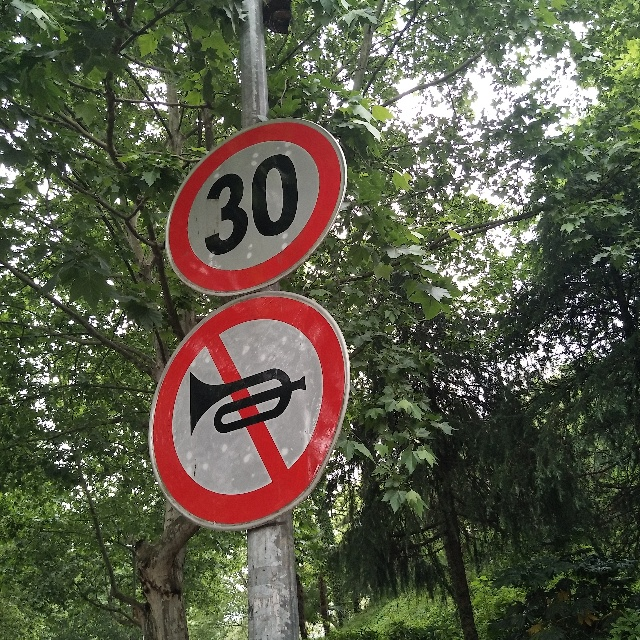
#> input picture traffic-sign-detection-master/data2/test_images/JPEGImages/sign_1022.jpg, 640 x 640 px
$ python -i test_dir.py   (imports and definitions only)   (older library calls are emulated)
#> lines starting #> are read from the running program, lines starting #| are printed output that depends on the picture; after the words box and inside, x2 and y2 are one past the last pixel; in counts of white or black regions, pixels touching at a corner belong together
#> further down, picture is the input picture: shape (640, 640, 3); mean B, G, R 71.6, 89.8, 89.5
import os
import numpy as np
import cv2
from skimage import feature as ft
from sklearn.externals import joblib

cls_names = ["straight", "left", "right", "stop", "nohonk", "crosswalk", "background"]
img_label = {"straight": 0, "left": 1, "right": 2, "stop": 3, "nohonk": 4, "crosswalk": 5, "background": 6}

def preprocess_img(imgBGR, erode_dilate=True):
    """preprocess the image for contour detection.
    Args:
        imgBGR: source image.
        erode_dilate: erode and dilate or not.
    Return:
        img_bin: a binary image (blue and red).

    """
#> called with erode_dilate = True
    rows, cols, _ = imgBGR.shape
#> rows = 640; cols = 640
    imgHSV = cv2.cvtColor(imgBGR, cv2.COLOR_BGR2HSV)
#> imgHSV: shape (640, 640, 3); mean H, S, V 52.4, 82.3, 98.3

    Bmin = np.array([100, 43, 46])
    Bmax = np.array([124, 255, 255])
    img_Bbin = cv2.inRange(imgHSV,Bmin, Bmax)
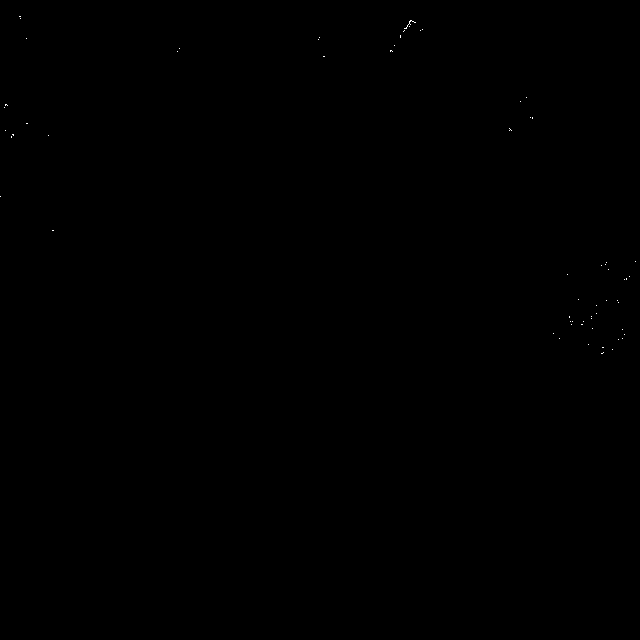
#> img_Bbin: shape (640, 640); 0.03% white in thin lines or dots, all inside (x1, y1, x2, y2) = (0, 16, 636, 354)

    Rmin1 = np.array([0, 43, 46])
    Rmax1 = np.array([10, 255, 255])
    img_Rbin1 = cv2.inRange(imgHSV,Rmin1, Rmax1)
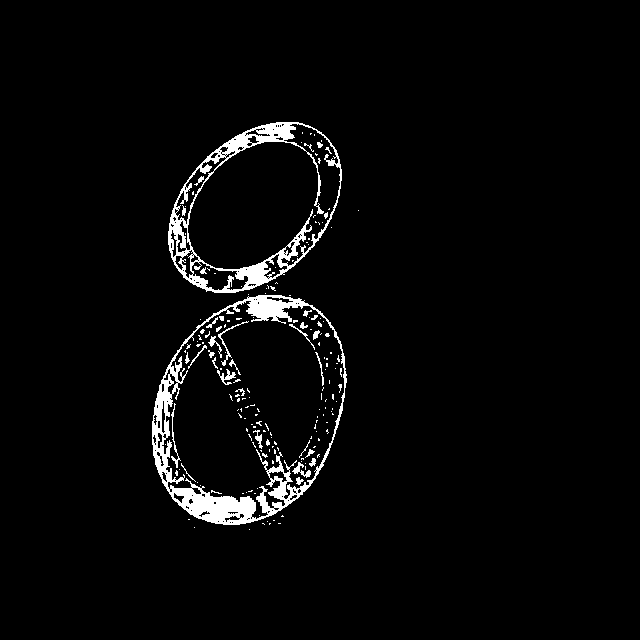
#> img_Rbin1: shape (640, 640); 3.3% white; 182 white regions (149 under 20 px), largest, box (x1, y1, x2, y2) and area: (152, 295, 347, 525) 6446, (168, 122, 342, 293) 4711, (218, 321, 249, 366) 127

    Rmin2 = np.array([156, 43, 46])
    Rmax2 = np.array([180, 255, 255])
    img_Rbin2 = cv2.inRange(imgHSV,Rmin2, Rmax2)
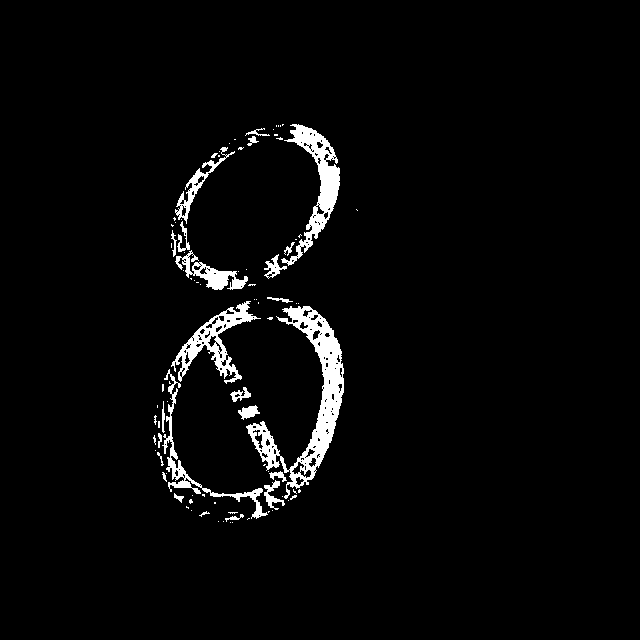
#> img_Rbin2: shape (640, 640); 3.3% white; 90 white regions (65 under 20 px), largest, box (x1, y1, x2, y2) and area: (246, 306, 344, 499) 4557, (281, 124, 340, 266) 2388, (171, 301, 261, 384) 1907
    img_Rbin = np.maximum(img_Rbin1, img_Rbin2)
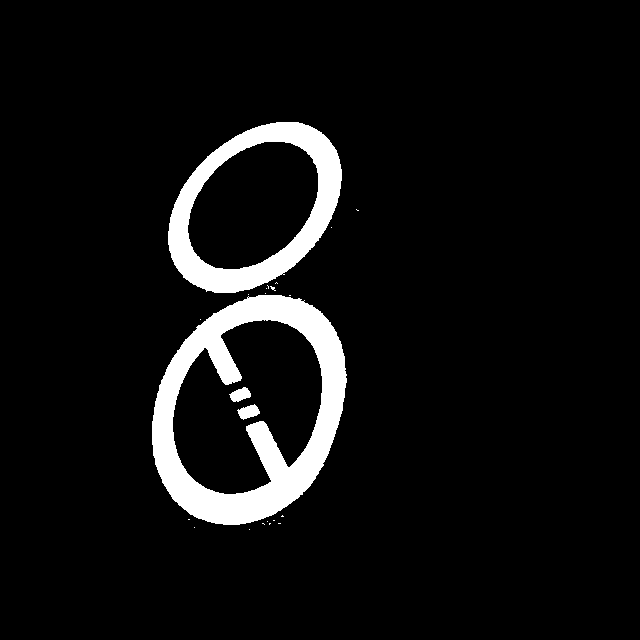
#> img_Rbin: shape (640, 640); 6.6% white; 23 white regions (19 under 20 px), largest, box (x1, y1, x2, y2) and area: (152, 295, 347, 525) 16822, (168, 122, 342, 293) 9658, (237, 404, 260, 420) 224, (229, 387, 251, 402) 211
    img_bin = np.maximum(img_Bbin, img_Rbin)

    if erode_dilate is True:
        kernelErosion = np.ones((9,9), np.uint8)
        kernelDilation = np.ones((9,9), np.uint8)
        img_bin = cv2.erode(img_bin, kernelErosion, iterations=2)
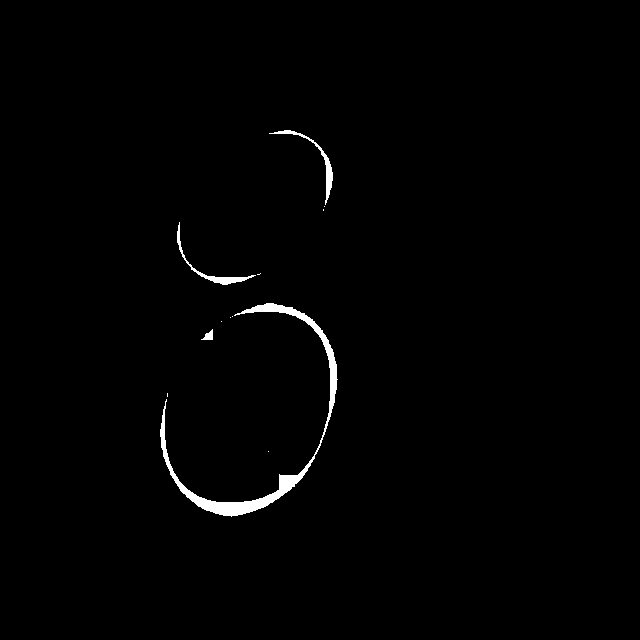
#> img_bin: shape (640, 640); 0.97% white; 12 white regions (8 under 20 px), largest, box (x1, y1, x2, y2) and area: (160, 303, 338, 517) 3049, (177, 222, 256, 285) 417, (269, 130, 333, 205) 413, (201, 329, 213, 340) 72
        img_bin = cv2.dilate(img_bin, kernelDilation, iterations=2)
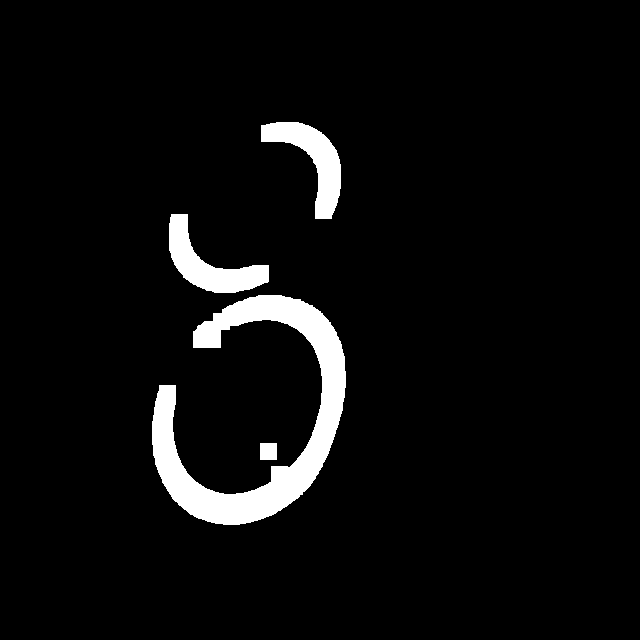
#> img_bin: shape (640, 640); 5% white; 4 white regions, box (x1, y1, x2, y2) and area: (152, 295, 346, 525) 13896, (169, 214, 269, 293) 3093, (261, 122, 341, 219) 3040, (260, 443, 277, 460) 289

    return img_bin


# [150 lines left out: functions contour_detect, draw_rects_on_img, hog_extra_and_svm_class, color_extra_and_svm_class, object_detection_dir, not called in this run]


# [7 lines not run here, left out]

>>> import cv2
>>> picture = cv2.imread('data2/test_images/JPEGImages/sign_1022.jpg')
>>> result = preprocess_img(picture)

$ run again, on traffic-sign-detection-master/data2/test_images/JPEGImages/sign_1139.jpg
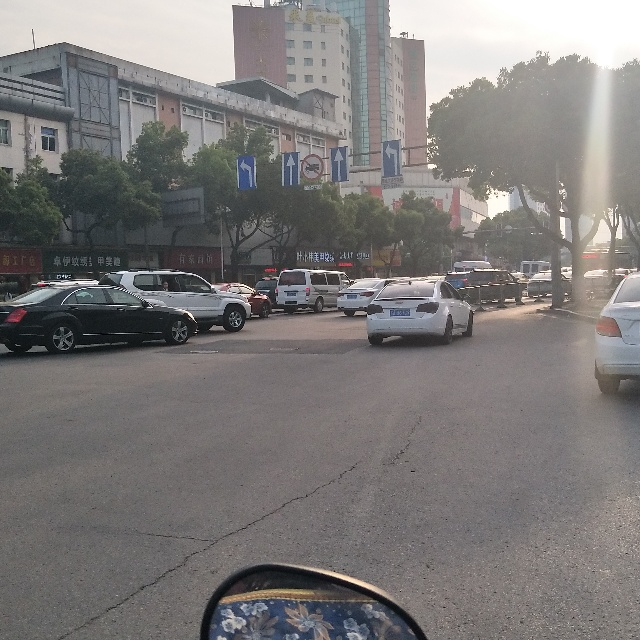
#> input picture traffic-sign-detection-master/data2/test_images/JPEGImages/sign_1139.jpg, 640 x 640 px
#> picture is the input picture: shape (640, 640, 3); mean B, G, R 121.2, 122, 124.9
#> imgHSV: shape (640, 640, 3); mean H, S, V 58, 18.9, 127.1
#> in preprocess_img, `img_Bbin = cv2.inRange(imgHSV,Bmin, Bmax)`:
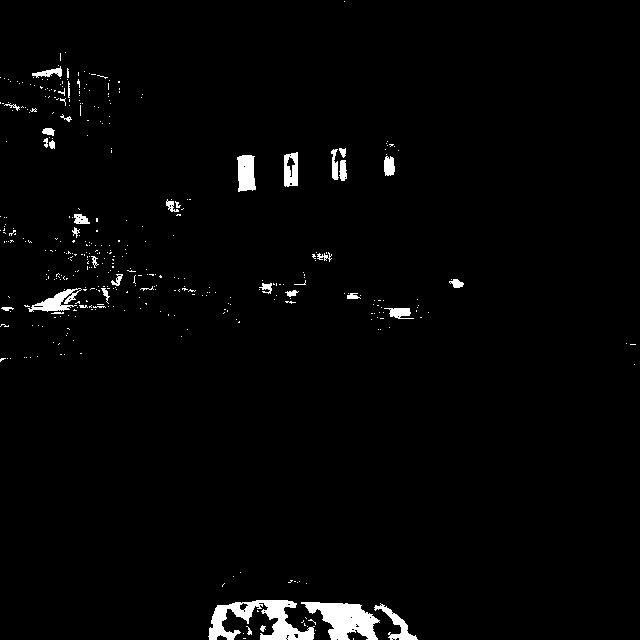
#> img_Bbin: shape (640, 640); 2.1% white; 394 white regions (357 under 20 px), largest, box (x1, y1, x2, y2) and area: (208, 600, 315, 640) 2003, (301, 602, 380, 640) 1696, (237, 155, 256, 192) 577
#> img_Rbin1: shape (640, 640); 0.51% white; 209 white regions (190 under 20 px), largest, box (x1, y1, x2, y2) and area: (0, 251, 38, 270) 372, (595, 318, 618, 334) 275, (389, 250, 400, 265) 121
#> img_Rbin2: shape (640, 640); 0.38% white; 74 white regions (60 under 20 px), largest, box (x1, y1, x2, y2) and area: (0, 249, 41, 273) 451, (4, 307, 27, 323) 219, (452, 191, 460, 226) 169
#> img_Rbin: shape (640, 640); 0.89% white; 223 white regions (197 under 20 px), largest, box (x1, y1, x2, y2) and area: (0, 249, 41, 274) 838, (595, 318, 619, 334) 284, (449, 191, 460, 228) 240
#> in preprocess_img, `img_bin = np.maximum(img_Bbin, img_Rbin)`:
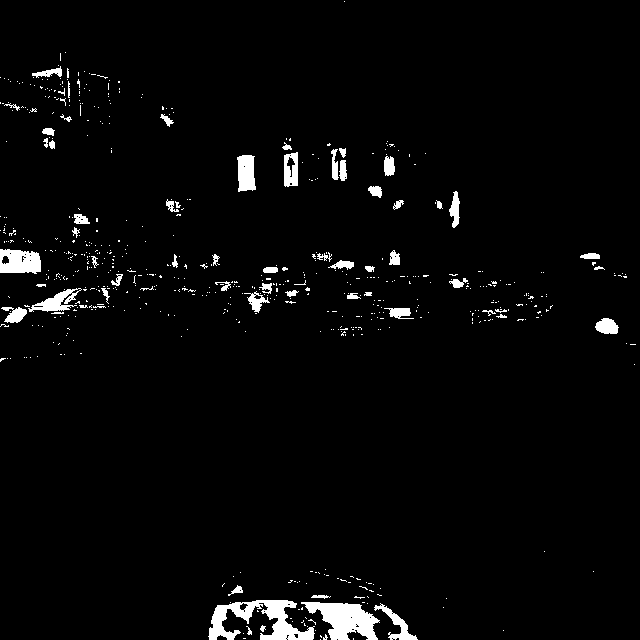
#> img_bin: shape (640, 640); 3% white; 615 white regions (553 under 20 px), largest, box (x1, y1, x2, y2) and area: (208, 600, 315, 640) 2003, (301, 602, 380, 640) 1696, (0, 249, 41, 274) 838

$ run again, on traffic-sign-detection-master/data2/test_images/JPEGImages/sign_1161.jpg
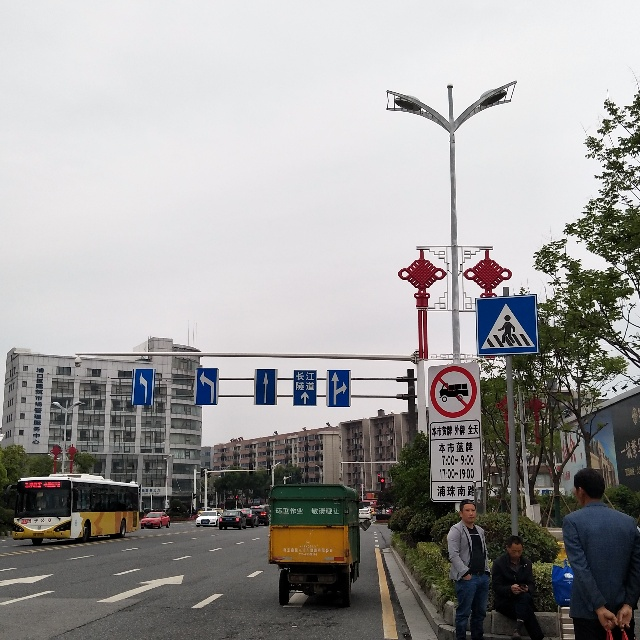
#> input picture traffic-sign-detection-master/data2/test_images/JPEGImages/sign_1161.jpg, 640 x 640 px
#> picture is the input picture: shape (640, 640, 3); mean B, G, R 155.5, 156.3, 158.1
#> imgHSV: shape (640, 640, 3); mean H, S, V 87.8, 33.2, 161.3
#> in preprocess_img, `img_Bbin = cv2.inRange(imgHSV,Bmin, Bmax)`:
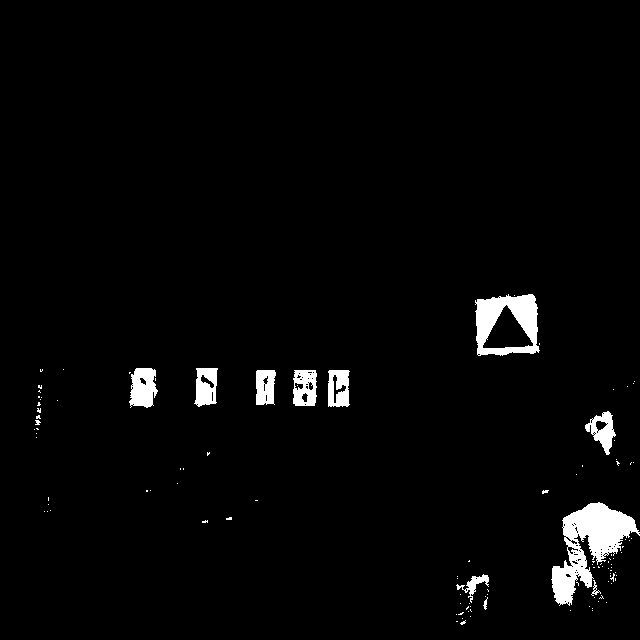
#> img_Bbin: shape (640, 640); 2.7% white; 113 white regions (101 under 20 px), largest, box (x1, y1, x2, y2) and area: (551, 502, 640, 606) 3918, (475, 294, 540, 356) 2320, (129, 368, 158, 408) 860
#> img_Rbin1: shape (640, 640); 1.2% white; 409 white regions (358 under 20 px), largest, box (x1, y1, x2, y2) and area: (596, 604, 632, 640) 562, (255, 427, 340, 443) 306, (460, 502, 476, 529) 274
#> img_Rbin2: shape (640, 640); 1.2% white; 155 white regions (140 under 20 px), largest, box (x1, y1, x2, y2) and area: (398, 250, 447, 360) 1502, (429, 366, 478, 419) 999, (463, 250, 512, 298) 964
#> img_Rbin: shape (640, 640); 2.3% white; 376 white regions (317 under 20 px), largest, box (x1, y1, x2, y2) and area: (398, 250, 447, 361) 1534, (429, 365, 478, 419) 1077, (463, 249, 512, 298) 968
#> in preprocess_img, `img_bin = cv2.dilate(img_bin, kernelDilation, iterations=2)`:
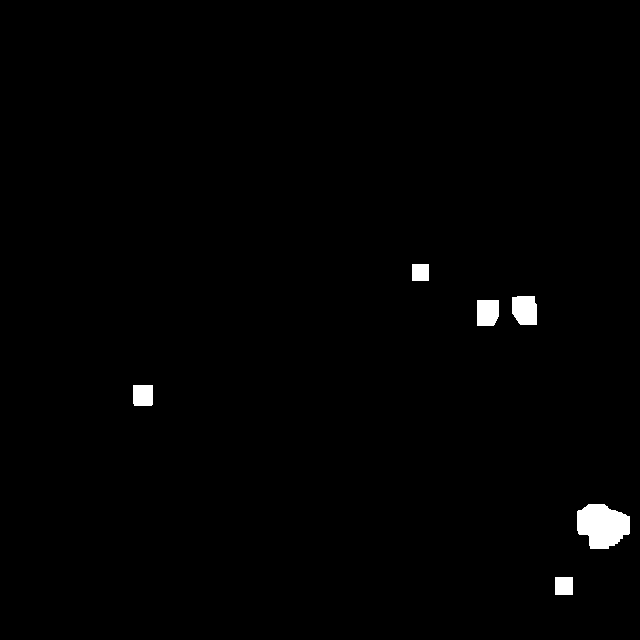
#> img_bin: shape (640, 640); 0.99% white; 6 white regions, box (x1, y1, x2, y2) and area: (577, 504, 630, 549) 1804, (512, 296, 537, 325) 657, (477, 300, 499, 326) 547, (133, 385, 153, 406) 417, (555, 577, 573, 595) 324, (412, 264, 429, 281) 289

$ run again, on traffic-sign-detection-master/data2/test_images/JPEGImages/sign_1170.jpg
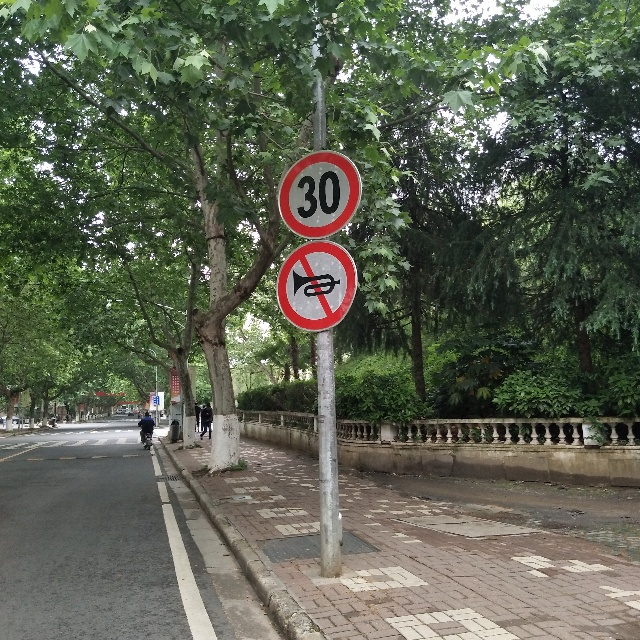
#> input picture traffic-sign-detection-master/data2/test_images/JPEGImages/sign_1170.jpg, 640 x 640 px
#> picture is the input picture: shape (640, 640, 3); mean B, G, R 81.2, 97.5, 92.4
#> imgHSV: shape (640, 640, 3); mean H, S, V 46.9, 63.1, 101.8
#> in preprocess_img, `img_Bbin = cv2.inRange(imgHSV,Bmin, Bmax)`:
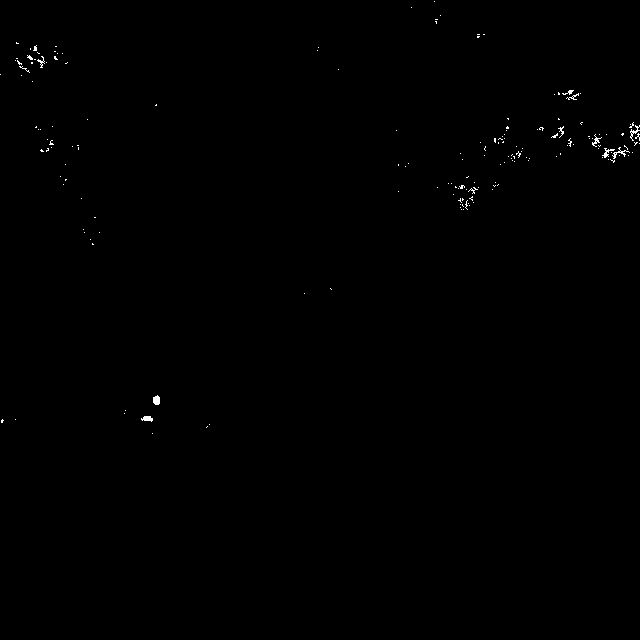
#> img_Bbin: shape (640, 640); 0.22% white in thin lines or dots, all inside (x1, y1, x2, y2) = (0, 1, 640, 434)
#> img_Rbin1: shape (640, 640); 0.71% white in thin lines or dots, all inside (x1, y1, x2, y2) = (80, 62, 637, 618)
#> img_Rbin2: shape (640, 640); 0.83% white; 29 white regions (15 under 20 px), largest, box (x1, y1, x2, y2) and area: (278, 242, 356, 330) 2215, (285, 213, 336, 237) 385, (339, 179, 357, 222) 212
#> img_Rbin: shape (640, 640); 1.5% white; 76 white regions (65 under 20 px), largest, box (x1, y1, x2, y2) and area: (277, 241, 356, 332) 3041, (279, 151, 361, 239) 2579, (170, 368, 182, 395) 240
#> in preprocess_img, `img_bin = np.maximum(img_Bbin, img_Rbin)`:
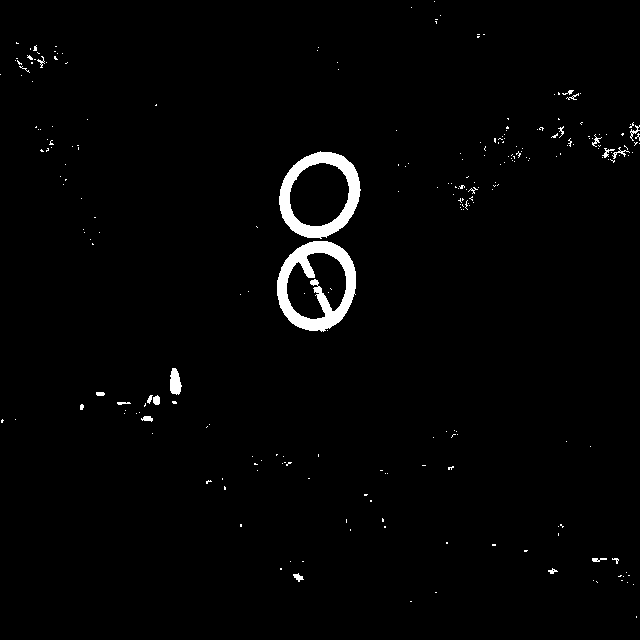
#> img_bin: shape (640, 640); 1.8% white; 249 white regions (227 under 20 px), largest, box (x1, y1, x2, y2) and area: (277, 241, 356, 332) 3041, (279, 151, 361, 239) 2579, (170, 368, 182, 395) 240
